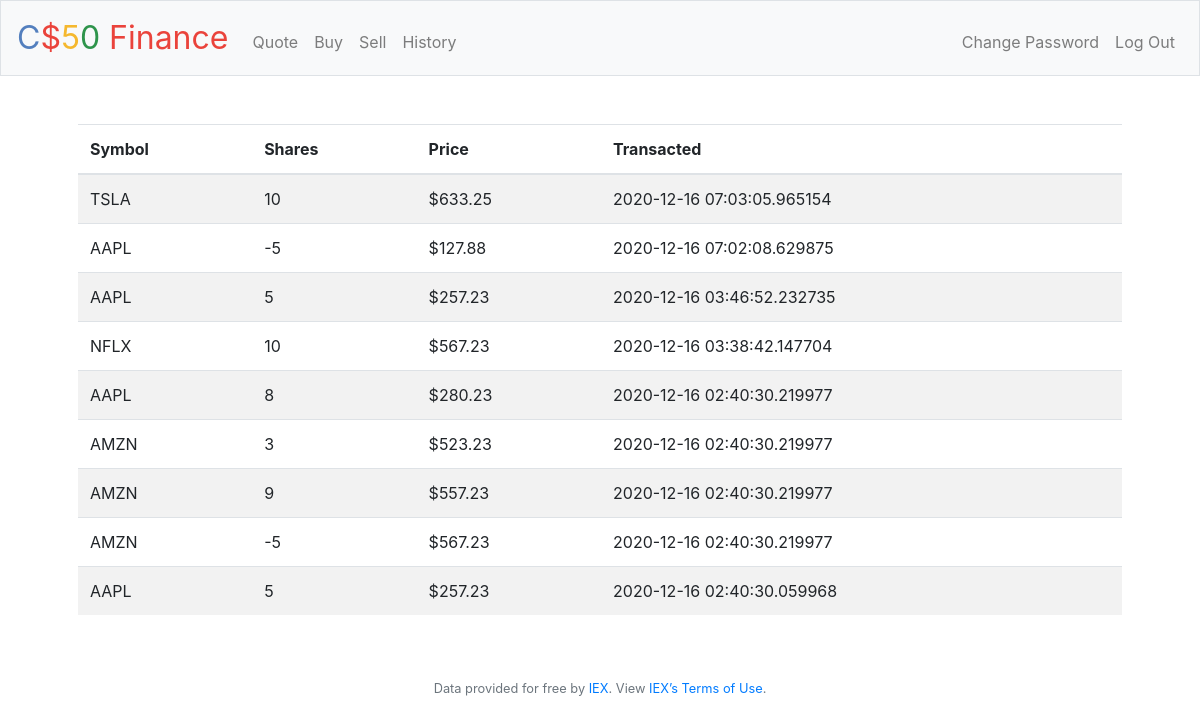
The page /history (signed in) on the database its author committed.
### trading_app/models.py (models this page shows, shortened)
class Transaction(db.Model):
    __tablename__ = 'transaction'
    id = db.Column(db.Integer, primary_key=True)
    stocks_symbol = db.Column(db.String(10), nullable=False)
    shares = db.Column(db.Integer, nullable=False)
    price = db.Column(db.Numeric, nullable=False)
    transaction_date = db.Column(db.DateTime, nullable=False, default=datetime.utcnow)
    user_id = db.Column(db.Integer, db.ForeignKey('user.id'), nullable=False)

### trading_app/routes.py (the view)
@app.route("/history")
@login_required
def history():
    user_id = session["user_id"]
    transactions = Transaction.query.filter_by(user_id=user_id).\
                                            order_by(Transaction.transaction_date.desc()).all()
    index_ = dict()
    for i, transaction in enumerate(transactions):
        symbol = transaction.stocks_symbol
        shares = transaction.shares
        price = transaction.price
        transaction_date = transaction.transaction_date
        index_[i] = list()
        index_[i].append(symbol)
        index_[i].append(shares)
        index_[i].append(usd(price))
        index_[i].append(transaction_date)
    return render_template("history.html", index=index_)

### trading_app/__init__.py (called while the page is built)
@app.after_request
def after_request(response):
    response.headers["Cache-Control"] = "no-cache, no-store, must-revalidate"
    response.headers["Expires"] = 0
    response.headers["Pragma"] = "no-cache"
    return response

### trading_app/helpers.py (called while the page is built)
def login_required(f):
    @wraps(f)
    def decorated_function(*args, **kwargs):
        if session.get("user_id") is None:
            return redirect("/login")
        return f(*args, **kwargs)
    return decorated_function

def usd(value):
    return f"${value:,.2f}"

### trading_app/templates/history.html (shortened to what this page needs)
{% extends "layout.html" %}
{% block ul %}
<li class="nav-item"><a class="nav-link" href="/change_password">Change Password</a></li>
{% endblock %}
{% block main %}
    <table class="table table-striped">
        <thead>
            <tr>
                <th>Symbol</th>
                <th>Shares</th>
                <th>Price</th>
                <th>Transacted</th>
            </tr>
        </thead>
        <tbody>
            {% for values in index.values() %}
                <tr>
                    {% for value in values %}
                        <td>{{ value }}</td>
                    {% endfor %}
                </tr>
            {% endfor %}
        </tbody>
    </table>
{% endblock %}

### trading_app/templates/layout.html (shortened to what this page needs)
<!DOCTYPE html>
<html lang="en">
    <head>
        <link href="https://maxcdn.bootstrapcdn.com/bootstrap/4.1.3/css/bootstrap.min.css" rel="stylesheet">
        <link href="/static/styles.css" rel="stylesheet">
    </head>
    <body>
        <nav class="navbar navbar-expand-md navbar-light bg-light border">
            <a class="navbar-brand" href="/"><span class="blue">C</span><span class="red">$</span><span class="yellow">5</span><span class="green">0</span> <span class="red">Finance</span></a>
            <div class="collapse navbar-collapse" id="navbar">
                {% if session.user_id %}
                    <ul class="navbar-nav mr-auto mt-2">
                        <li class="nav-item"><a class="nav-link" href="/quote">Quote</a></li>
                        <li class="nav-item"><a class="nav-link" href="/buy">Buy</a></li>
                        <li class="nav-item"><a class="nav-link" href="/sell">Sell</a></li>
                        <li class="nav-item"><a class="nav-link" href="/history">History</a></li>
                    </ul>
                    <ul class="navbar-nav ml-auto mt-2">
                        {% block ul %}{% endblock %}
                        <li class="nav-item"><a class="nav-link" href="/logout">Log Out</a></li>
                    </ul>
                {% else %}
                    <ul class="navbar-nav ml-auto mt-2">
                        <li class="nav-item"><a class="nav-link" href="/register">Register</a></li>
                        <li class="nav-item"><a class="nav-link" href="/login">Log In</a></li>
                    </ul>
                {% endif %}
            </div>
        </nav>
        <main class="container p-5">
            {% block main %}{% endblock %}
        </main>
        <footer class="small text-center text-muted">
            Data provided for free by <a href="https://iextrading.com/developer">IEX</a>. View <a href="https://iextrading.com/api-exhibit-a/">IEX’s Terms of Use</a>.
        </footer>
    </body>
</html>

### trading_app/static/styles.css (style rules this page uses)
nav .navbar-brand { font-size: xx-large; }
nav .navbar-brand .blue { color: #537fbe; }
nav .navbar-brand .red { color: #ea433b; }
nav .navbar-brand .yellow { color: #f5b82e; }
nav .navbar-brand .green { color: #2e944b; }
main { overflow-x: auto; text-align: center; }
main table { text-align: left; }

### rows shown on the page
Transaction: stocks_symbol "TSLA", values "10" "$633.25", transaction_date "2020-12-16 07:03:05.965154"
Transaction: stocks_symbol "AAPL", values "-5" "$127.88", transaction_date "2020-12-16 07:02:08.629875"
Transaction: stocks_symbol "AAPL", values "5" "$257.23", transaction_date "2020-12-16 03:46:52.232735"
Transaction: stocks_symbol "NFLX", values "10" "$567.23", transaction_date "2020-12-16 03:38:42.147704"
Transaction: stocks_symbol "AAPL", values "8" "$280.23", transaction_date "2020-12-16 02:40:30.219977"
Transaction: stocks_symbol "AMZN", values "3" "$523.23", transaction_date "2020-12-16 02:40:30.219977"
Transaction: stocks_symbol "AMZN", values "9" "$557.23", transaction_date "2020-12-16 02:40:30.219977"
Transaction: stocks_symbol "AMZN", values "-5" "$567.23", transaction_date "2020-12-16 02:40:30.219977"
Transaction: stocks_symbol "AAPL", values "5" "$257.23", transaction_date "2020-12-16 02:40:30.059968"
